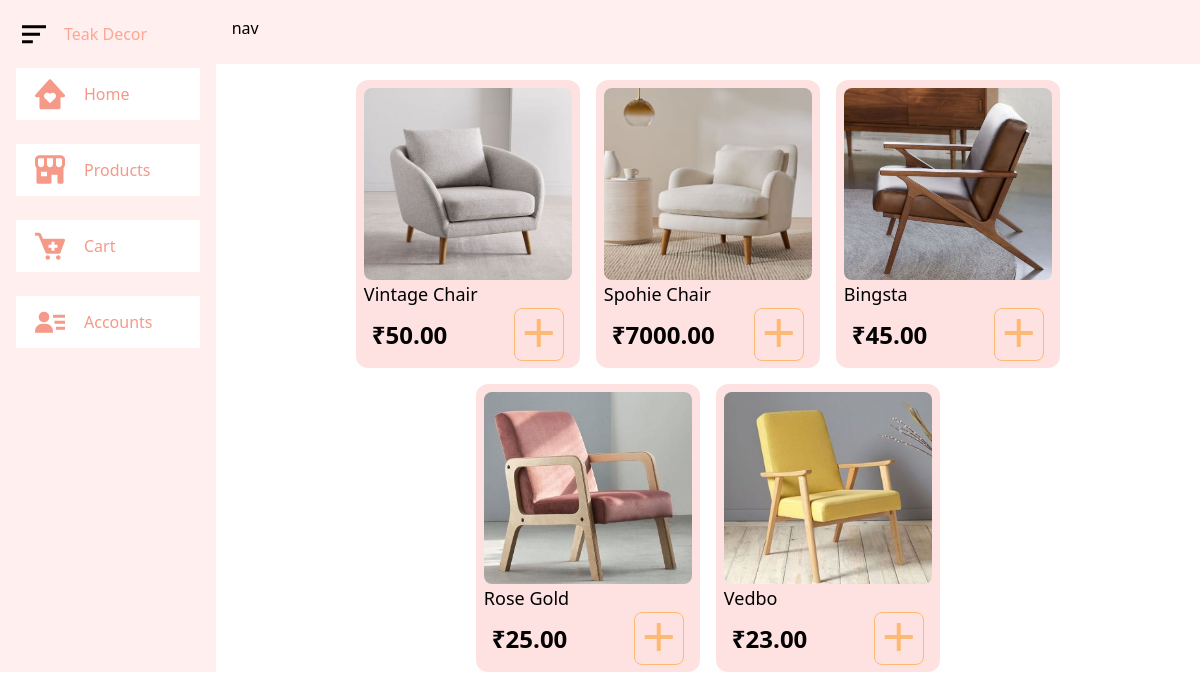
Screenshot of /products/ with the database file from the repository.
### products/models.py (models this page shows, shortened)
class Item(models.Model):
    id = models.UUIDField(
        primary_key = True,
        default = uuid.uuid4,
        editable = False
    )
    title = models.CharField(max_length=100)
    price = models.DecimalField(max_digits=6, decimal_places=2)
    description = models.TextField()
    category = models.CharField(choices=CATEGORY_CHOICES, max_length=2, blank=True)
    image = models.ImageField(upload_to='items/')

### products/views.py (the view)
# urls.py: path("products/", views.products_list, name="products_page"),
def products_list(request):
    products = Item.objects.all()
    context = {"products": products}
    return render(request, "products.html", context)

### templates/products.html
{% extends "base.html" %}
{% load static %}
{% block content %}
    <div class="flex flex-wrap gap-4 justify-center">
        {% for product  in products %}
        <div class="w-56 h-72 p-2 rounded-xl bg-red-100">
            <div class="w-52 h-48 rounded-lg">
                <img
                src="{{ product.image.url }}"
                alt="rosegold image"
                class="object-fit w-52 h-48 rounded-lg"
                >
                </div>
                <h2 class="text-lg">{{ product.title }}</h2>
                <div class="px-2 flex flex-row justify-between items-center">
                    <span class="text-2xl font-bold">₹{{ product.price }}</span>
                    <button class="border border-orange-300 rounded-lg text-orange-300">
                        <i class='bx bx-plus bx-tada-hover bx-lg'></i>
                    </button>
                </div>
        </div>
        {% endfor %}
    </div>
{% endblock content %}

### rows the page displays
Item: image (picture), title "Vintage Chair", price "50.00"
Item: image (picture), title "Spohie Chair", price "7000.00"
Item: image (picture), title "Bingsta", price "45.00"
Item: image (picture), title "Rose Gold", price "25.00"
Item: image (picture), title "Vedbo", price "23.00"
